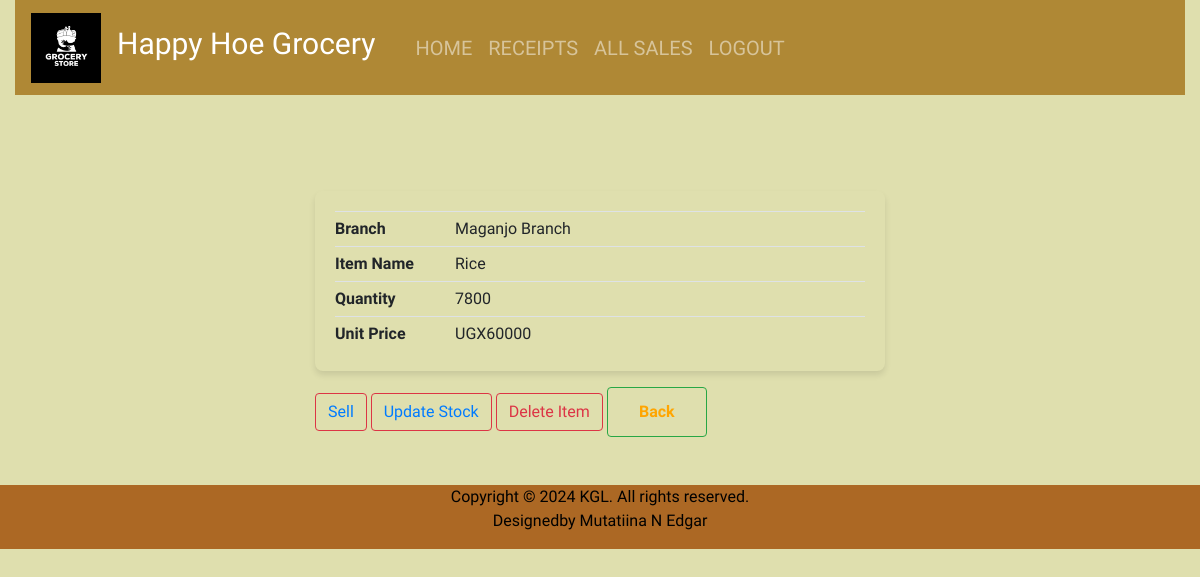
The page /home/14/ (signed in) on the database as committed earlier.
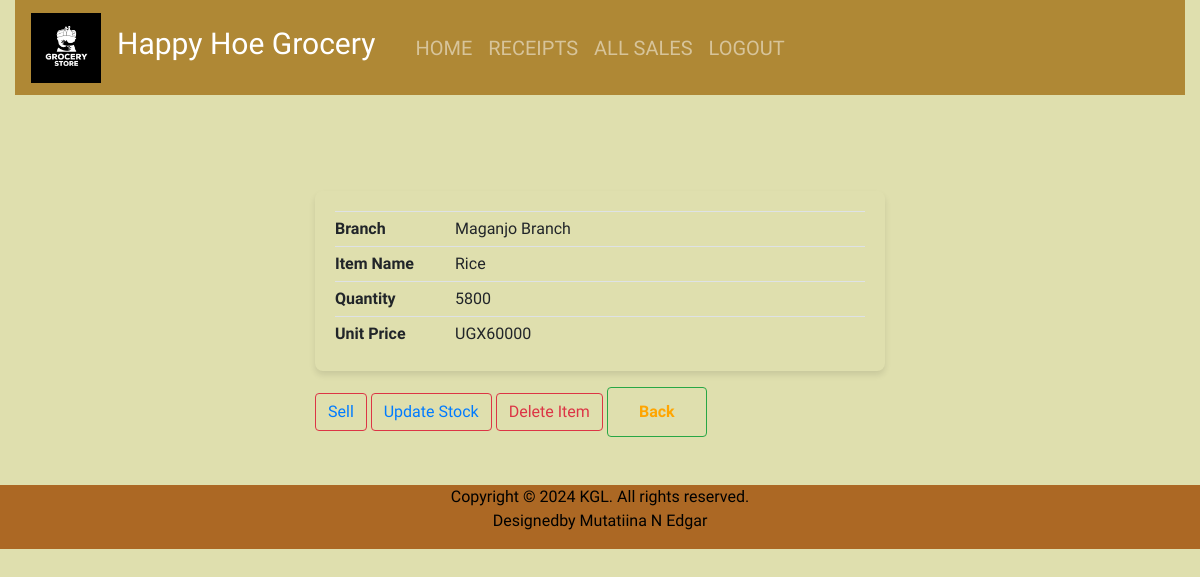
The same page on the database as committed later.
### kgl/models.py (models this page shows, shortened)
class Stockx(models.Model):
    item_name=models.CharField(max_length=50, null = True, blank=True)
    stock_branch_name=models.CharField(max_length=50, null = True, blank=True)
    stock_type=models.CharField(max_length=50, null = True, blank=True)
    stock_time_of_produce=models.CharField(max_length=50, null = True, blank=True)
    stock_contact=models.CharField(max_length=50, null = True, blank=True)
    stock_source = models.CharField(max_length=50, null = True, blank=True)
    unit_cost = models.IntegerField(default=10, null = True, blank=True)
    unit_price = models.IntegerField(default=0, null = True, blank=True)
    total_quantity = models.IntegerField(default=0, null = True, blank=True)
    issued_quantity = models.IntegerField(default=0, null = True, blank=True)

### kgl/views.py (the view)
# urls.py: path('home/<int:product_id>/',views.product_detail, name = 'product_detail'),
@login_required
def product_detail(request, product_id):
    product = Stockx.objects.get(id = product_id)
    return render(request,"kgl/product_detail.html", {'product': product})

### kgl/templates/kgl/product_detail.html (shortened to what this page needs)
{% extends 'kgl/base.html'%}
{% load static %}
{% block content%}
<br></br>
<br></br>
<div class = "container">
  <table class="table">
    <tbody>
      <tr>
        <td data-label="Branch">{{product.stock_branch_name}}</td>
        <td data-label="Item Name">{{product.item_name}}</td>
        <td data-label="Quantity">{{product.total_quantity}}</td>
        <td data-label="Unit Price">UGX{{product.unit_price}}</td>
      </tr>
    </tbody>
  </table>
</div>
<div class = "container">
 <td data-label="Sell Item">
  <button class="btn btn-outline-danger btn"> <a href="{% url 'issue_item' product.id %}" class="text-black width-50px" >Sell</a> </button>
 </td>
  <td data-label="Update Stock">
    <button class="btn btn-outline-danger btn"><a href="{% url 'add_to_stock' product.id %}" class="text-black">Update Stock</a></button>
  </td>
  <td data-label="Delete">
    <button class="btn btn-outline-danger btn" data-toggle="modal" data-target="#deleteModal{{product.id}}">Delete Item</button>
  </td>
  <button type="submit" class="btn btn-outline-success primary" style="width: 100px; height: 50px;"><a href="/receipt" style="text-decoration:none; color:orange; font-weight:bolder;">Back</a></button>
</div>
{% endblock%}

Rows that differ between the two databases and show on the page:
changed Stockx "Maganjo Branch": total_quantity "7800" → "5800"
